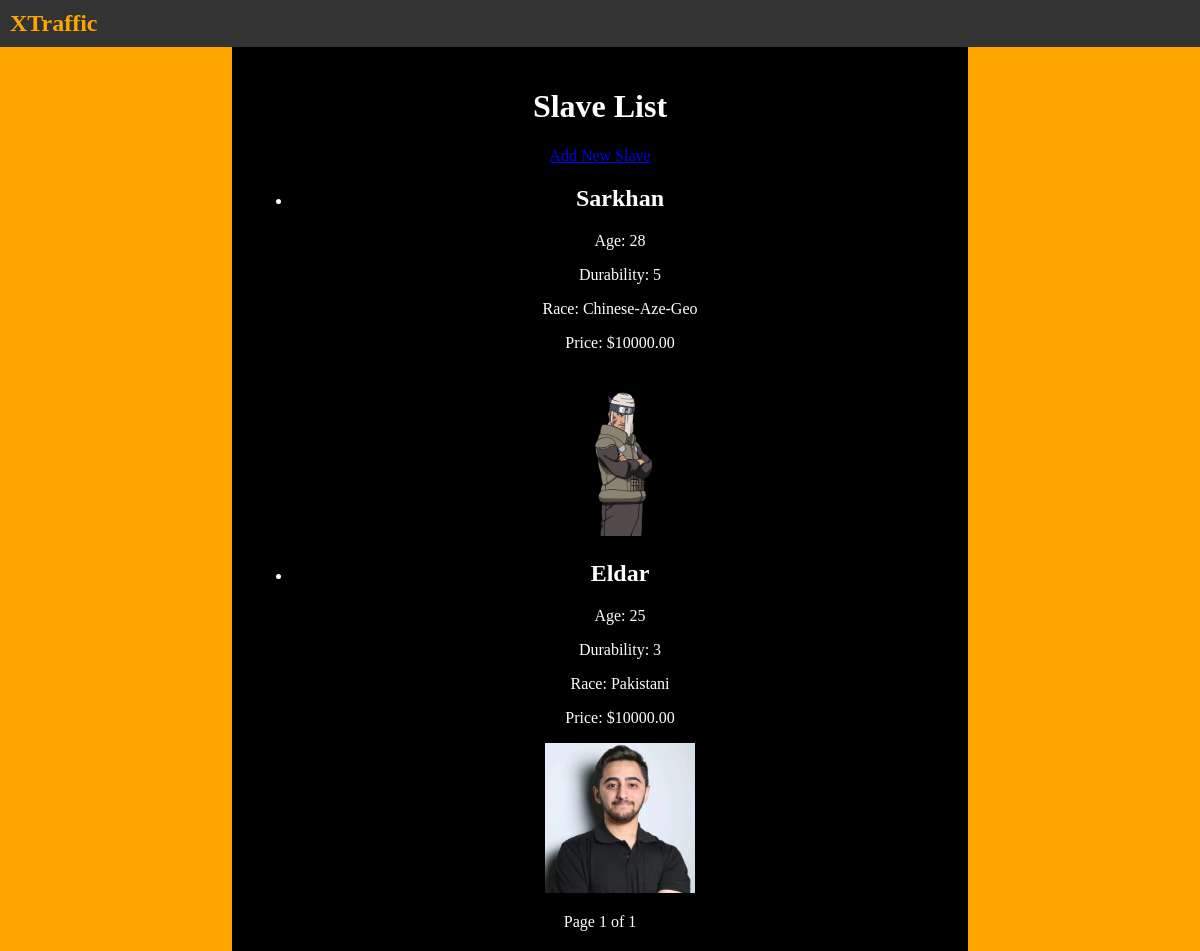
Screenshot of /slaves/ with the database file from the repository.
### slaves/models.py (models this page shows, shortened)
class Slave(models.Model):
    name = models.CharField(max_length=100)
    age = models.PositiveIntegerField()
    durability = models.PositiveIntegerField(null=True,blank=True)
    race = models.CharField(max_length=100,null=True,blank=True)
    photo = models.ImageField(upload_to='media/')
    price = models.DecimalField(max_digits=10, decimal_places=2)
    description = models.TextField()
    created_at = models.DateTimeField(auto_now_add=True)

### slaves/views.py (the view)
# urls.py: path('', views.slave_list, name='slave_list')
def slave_list(request):
    slaves = Slave.objects.all().order_by('-created_at')
    paginator = Paginator(slaves, 10)
    page_number = request.GET.get('page')
    page_obj = paginator.get_page(page_number)
    print(page_obj[0].photo, page_obj[1].photo)
    return render(request, 'slave_list.html', {'page_obj': page_obj})

### slaves/templates/slave_list.html (shortened to what this page needs)
{%extends "layout.html"%}
{%load static%}
{% block content %}
<h1>Slave List</h1>
<a href="{% url 'add_slave' %}">Add New Slave</a>
<ul>
    {% for slave in page_obj %}
    <li>
        <h2>{{ slave.name }}</h2>
        <p>Age: {{ slave.age }}</p>
        <p>Durability: {{ slave.durability }}</p>
        <p>Race: {{ slave.race }}</p>
        <p>Price: ${{ slave.price }}</p>
        <img src="{{ slave.photo }}" alt="{{ slave.name }}" style="max-width: 150px; height: auto;">
    </li>
    {% endfor %}
</ul>
<div>
    <span>
        Page {{ page_obj.number }} of {{ page_obj.paginator.num_pages }}
    </span>
</div>
{%endblock%}

### home/templates/layout.html (shortened to what this page needs)
<!DOCTYPE html>
<html lang="en">
<head>
    {% load static %}
    <link rel="stylesheet" href="{% static 'home/styles.css' %}">
</head>
<body>
    <div class="navbar">
        <a href="{% url 'home' %}">XTraffic</a>
    </div>
    <div class="content">
        <div class="left"></div>
        <div class="middle">
            {% block content %}{% endblock %}
        </div>
        <div class="right"></div>
    </div>
</body>
</html>

### static/home/styles.css (style rules this page uses)
body, html { margin: 0; padding: 0; height: 100%; overflow-x: hidden; }
.content { display: flex; min-height: 100vh; }
.left, .right { width: 20%; background-color: orange; min-height: 100vh; }
.middle { width: 60%; background-color: black; color: white; padding: 20px; text-align: center; }
.navbar { width: 100%; background-color: #333; color: white; padding: 10px; display: flex; align-items: center; }
.navbar a { text-decoration: none; color: orange; font-size: 1.5em; font-weight: bold; }

### rows the page displays
Slave: name "Sarkhan", age "28", durability "5", race "Chinese-Aze-Geo", price "10000.00", photo (picture)
Slave: name "Eldar", age "25", durability "3", race "Pakistani", price "10000.00", photo (picture)

### other values shown
{{ page_obj.number }} "1"
{{ page_obj.paginator.num_pages }} "1"
